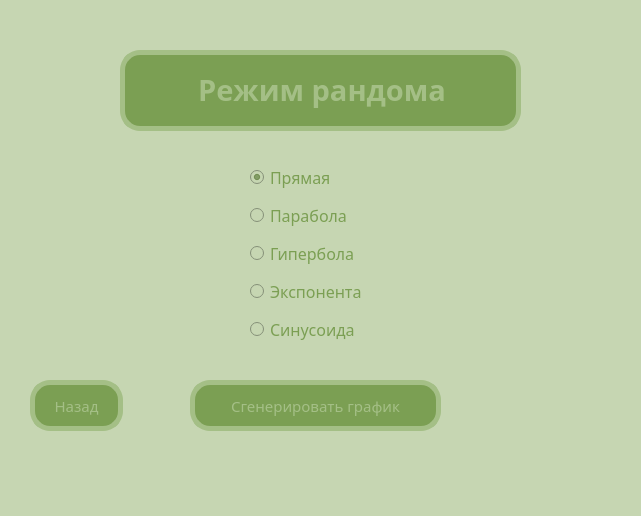
<?xml version="1.0" encoding="UTF-8"?>
<ui version="4.0">
 <class>RandW</class>
 <widget class="QMainWindow" name="RandW">
  <property name="geometry">
   <rect>
    <x>0</x>
    <y>0</y>
    <width>641</width>
    <height>516</height>
   </rect>
  </property>
  <property name="minimumSize">
   <size>
    <width>641</width>
    <height>516</height>
   </size>
  </property>
  <property name="maximumSize">
   <size>
    <width>641</width>
    <height>516</height>
   </size>
  </property>
  <property name="windowTitle">
   <string>Режим рандома</string>
  </property>
  <property name="windowIcon">
   <iconset>
    <normaloff>965949.160.webp</normaloff>965949.160.webp</iconset>
  </property>
  <property name="styleSheet">
   <string notr="true">background-color: rgb(198, 214, 178);</string>
  </property>
  <widget class="QWidget" name="centralwidget">
   <widget class="QLabel" name="label">
    <property name="geometry">
     <rect>
      <x>120</x>
      <y>50</y>
      <width>401</width>
      <height>81</height>
     </rect>
    </property>
    <property name="font">
     <font>
      <family>Franklin Gothic Heavy</family>
     </font>
    </property>
    <property name="styleSheet">
     <string notr="true">background-color: rgb(123, 159, 83);
border: 5px;
border-style: solid;
border-radius: 20px;
border-color: rgb(164, 191, 134);
color: rgb(164, 191, 134);</string>
    </property>
    <property name="text">
     <string>&lt;html&gt;&lt;head/&gt;&lt;body&gt;&lt;p align=&quot;center&quot;&gt;&lt;span style=&quot; font-size:22pt; font-weight:600;&quot;&gt;Режим рандома&lt;/span&gt;&lt;/p&gt;&lt;/body&gt;&lt;/html&gt;</string>
    </property>
   </widget>
   <widget class="QPushButton" name="RRButtonGen">
    <property name="geometry">
     <rect>
      <x>190</x>
      <y>380</y>
      <width>251</width>
      <height>51</height>
     </rect>
    </property>
    <property name="font">
     <font>
      <family>Franklin Gothic Heavy</family>
      <pointsize>11</pointsize>
     </font>
    </property>
    <property name="styleSheet">
     <string notr="true">border: 5px;
border-style: solid;
border-radius: 20px;
background-color: rgb(123, 159, 83);
color: rgb(255, 255, 255);
border-color: rgb(164, 191, 134);
color: rgb(164, 191, 134);</string>
    </property>
    <property name="text">
     <string>Сгенерировать график</string>
    </property>
   </widget>
   <widget class="QWidget" name="layoutWidget">
    <property name="geometry">
     <rect>
      <x>250</x>
      <y>160</y>
      <width>211</width>
      <height>191</height>
     </rect>
    </property>
    <property name="palette">
     <palette>
      <active>
       <colorrole role="WindowText">
        <brush brushstyle="SolidPattern">
         <color alpha="255">
          <red>123</red>
          <green>159</green>
          <blue>83</blue>
         </color>
        </brush>
       </colorrole>
       <colorrole role="Button">
        <brush brushstyle="SolidPattern">
         <color alpha="255">
          <red>198</red>
          <green>214</green>
          <blue>178</blue>
         </color>
        </brush>
       </colorrole>
       <colorrole role="Text">
        <brush brushstyle="SolidPattern">
         <color alpha="255">
          <red>123</red>
          <green>159</green>
          <blue>83</blue>
         </color>
        </brush>
       </colorrole>
       <colorrole role="Base">
        <brush brushstyle="SolidPattern">
         <color alpha="255">
          <red>198</red>
          <green>214</green>
          <blue>178</blue>
         </color>
        </brush>
       </colorrole>
       <colorrole role="Window">
        <brush brushstyle="SolidPattern">
         <color alpha="255">
          <red>198</red>
          <green>214</green>
          <blue>178</blue>
         </color>
        </brush>
       </colorrole>
      </active>
      <inactive>
       <colorrole role="WindowText">
        <brush brushstyle="SolidPattern">
         <color alpha="255">
          <red>123</red>
          <green>159</green>
          <blue>83</blue>
         </color>
        </brush>
       </colorrole>
       <colorrole role="Button">
        <brush brushstyle="SolidPattern">
         <color alpha="255">
          <red>198</red>
          <green>214</green>
          <blue>178</blue>
         </color>
        </brush>
       </colorrole>
       <colorrole role="Text">
        <brush brushstyle="SolidPattern">
         <color alpha="255">
          <red>123</red>
          <green>159</green>
          <blue>83</blue>
         </color>
        </brush>
       </colorrole>
       <colorrole role="Base">
        <brush brushstyle="SolidPattern">
         <color alpha="255">
          <red>198</red>
          <green>214</green>
          <blue>178</blue>
         </color>
        </brush>
       </colorrole>
       <colorrole role="Window">
        <brush brushstyle="SolidPattern">
         <color alpha="255">
          <red>198</red>
          <green>214</green>
          <blue>178</blue>
         </color>
        </brush>
       </colorrole>
      </inactive>
      <disabled>
       <colorrole role="WindowText">
        <brush brushstyle="SolidPattern">
         <color alpha="255">
          <red>120</red>
          <green>120</green>
          <blue>120</blue>
         </color>
        </brush>
       </colorrole>
       <colorrole role="Button">
        <brush brushstyle="SolidPattern">
         <color alpha="255">
          <red>198</red>
          <green>214</green>
          <blue>178</blue>
         </color>
        </brush>
       </colorrole>
       <colorrole role="Text">
        <brush brushstyle="SolidPattern">
         <color alpha="255">
          <red>120</red>
          <green>120</green>
          <blue>120</blue>
         </color>
        </brush>
       </colorrole>
       <colorrole role="Base">
        <brush brushstyle="SolidPattern">
         <color alpha="255">
          <red>198</red>
          <green>214</green>
          <blue>178</blue>
         </color>
        </brush>
       </colorrole>
       <colorrole role="Window">
        <brush brushstyle="SolidPattern">
         <color alpha="255">
          <red>198</red>
          <green>214</green>
          <blue>178</blue>
         </color>
        </brush>
       </colorrole>
      </disabled>
     </palette>
    </property>
    <property name="font">
     <font>
      <family>Franklin Gothic Heavy</family>
      <pointsize>12</pointsize>
     </font>
    </property>
    <layout class="QVBoxLayout" name="verticalLayout">
     <item>
      <widget class="QRadioButton" name="RR1button">
       <property name="palette">
        <palette>
         <active>
          <colorrole role="WindowText">
           <brush brushstyle="SolidPattern">
            <color alpha="255">
             <red>123</red>
             <green>159</green>
             <blue>83</blue>
            </color>
           </brush>
          </colorrole>
          <colorrole role="Button">
           <brush brushstyle="SolidPattern">
            <color alpha="255">
             <red>198</red>
             <green>214</green>
             <blue>178</blue>
            </color>
           </brush>
          </colorrole>
          <colorrole role="Text">
           <brush brushstyle="SolidPattern">
            <color alpha="255">
             <red>123</red>
             <green>159</green>
             <blue>83</blue>
            </color>
           </brush>
          </colorrole>
          <colorrole role="Base">
           <brush brushstyle="SolidPattern">
            <color alpha="255">
             <red>198</red>
             <green>214</green>
             <blue>178</blue>
            </color>
           </brush>
          </colorrole>
          <colorrole role="Window">
           <brush brushstyle="SolidPattern">
            <color alpha="255">
             <red>198</red>
             <green>214</green>
             <blue>178</blue>
            </color>
           </brush>
          </colorrole>
         </active>
         <inactive>
          <colorrole role="WindowText">
           <brush brushstyle="SolidPattern">
            <color alpha="255">
             <red>123</red>
             <green>159</green>
             <blue>83</blue>
            </color>
           </brush>
          </colorrole>
          <colorrole role="Button">
           <brush brushstyle="SolidPattern">
            <color alpha="255">
             <red>198</red>
             <green>214</green>
             <blue>178</blue>
            </color>
           </brush>
          </colorrole>
          <colorrole role="Text">
           <brush brushstyle="SolidPattern">
            <color alpha="255">
             <red>123</red>
             <green>159</green>
             <blue>83</blue>
            </color>
           </brush>
          </colorrole>
          <colorrole role="Base">
           <brush brushstyle="SolidPattern">
            <color alpha="255">
             <red>198</red>
             <green>214</green>
             <blue>178</blue>
            </color>
           </brush>
          </colorrole>
          <colorrole role="Window">
           <brush brushstyle="SolidPattern">
            <color alpha="255">
             <red>198</red>
             <green>214</green>
             <blue>178</blue>
            </color>
           </brush>
          </colorrole>
         </inactive>
         <disabled>
          <colorrole role="WindowText">
           <brush brushstyle="SolidPattern">
            <color alpha="255">
             <red>120</red>
             <green>120</green>
             <blue>120</blue>
            </color>
           </brush>
          </colorrole>
          <colorrole role="Button">
           <brush brushstyle="SolidPattern">
            <color alpha="255">
             <red>198</red>
             <green>214</green>
             <blue>178</blue>
            </color>
           </brush>
          </colorrole>
          <colorrole role="Text">
           <brush brushstyle="SolidPattern">
            <color alpha="255">
             <red>120</red>
             <green>120</green>
             <blue>120</blue>
            </color>
           </brush>
          </colorrole>
          <colorrole role="Base">
           <brush brushstyle="SolidPattern">
            <color alpha="255">
             <red>198</red>
             <green>214</green>
             <blue>178</blue>
            </color>
           </brush>
          </colorrole>
          <colorrole role="Window">
           <brush brushstyle="SolidPattern">
            <color alpha="255">
             <red>198</red>
             <green>214</green>
             <blue>178</blue>
            </color>
           </brush>
          </colorrole>
         </disabled>
        </palette>
       </property>
       <property name="font">
        <font>
         <family>Franklin Gothic Heavy</family>
         <pointsize>12</pointsize>
        </font>
       </property>
       <property name="text">
        <string>Прямая</string>
       </property>
       <property name="checked">
        <bool>true</bool>
       </property>
      </widget>
     </item>
     <item>
      <widget class="QRadioButton" name="RR2button">
       <property name="palette">
        <palette>
         <active>
          <colorrole role="WindowText">
           <brush brushstyle="SolidPattern">
            <color alpha="255">
             <red>123</red>
             <green>159</green>
             <blue>83</blue>
            </color>
           </brush>
          </colorrole>
          <colorrole role="Button">
           <brush brushstyle="SolidPattern">
            <color alpha="255">
             <red>198</red>
             <green>214</green>
             <blue>178</blue>
            </color>
           </brush>
          </colorrole>
          <colorrole role="Text">
           <brush brushstyle="SolidPattern">
            <color alpha="255">
             <red>123</red>
             <green>159</green>
             <blue>83</blue>
            </color>
           </brush>
          </colorrole>
          <colorrole role="Base">
           <brush brushstyle="SolidPattern">
            <color alpha="255">
             <red>198</red>
             <green>214</green>
             <blue>178</blue>
            </color>
           </brush>
          </colorrole>
          <colorrole role="Window">
           <brush brushstyle="SolidPattern">
            <color alpha="255">
             <red>198</red>
             <green>214</green>
             <blue>178</blue>
            </color>
           </brush>
          </colorrole>
         </active>
         <inactive>
          <colorrole role="WindowText">
           <brush brushstyle="SolidPattern">
            <color alpha="255">
             <red>123</red>
             <green>159</green>
             <blue>83</blue>
            </color>
           </brush>
          </colorrole>
          <colorrole role="Button">
           <brush brushstyle="SolidPattern">
            <color alpha="255">
             <red>198</red>
             <green>214</green>
             <blue>178</blue>
            </color>
           </brush>
          </colorrole>
          <colorrole role="Text">
           <brush brushstyle="SolidPattern">
            <color alpha="255">
             <red>123</red>
             <green>159</green>
             <blue>83</blue>
            </color>
           </brush>
          </colorrole>
          <colorrole role="Base">
           <brush brushstyle="SolidPattern">
            <color alpha="255">
             <red>198</red>
             <green>214</green>
             <blue>178</blue>
            </color>
           </brush>
          </colorrole>
          <colorrole role="Window">
           <brush brushstyle="SolidPattern">
            <color alpha="255">
             <red>198</red>
             <green>214</green>
             <blue>178</blue>
            </color>
           </brush>
          </colorrole>
         </inactive>
         <disabled>
          <colorrole role="WindowText">
           <brush brushstyle="SolidPattern">
            <color alpha="255">
             <red>120</red>
             <green>120</green>
             <blue>120</blue>
            </color>
           </brush>
          </colorrole>
          <colorrole role="Button">
           <brush brushstyle="SolidPattern">
            <color alpha="255">
             <red>198</red>
             <green>214</green>
             <blue>178</blue>
            </color>
           </brush>
          </colorrole>
          <colorrole role="Text">
           <brush brushstyle="SolidPattern">
            <color alpha="255">
             <red>120</red>
             <green>120</green>
             <blue>120</blue>
            </color>
           </brush>
          </colorrole>
          <colorrole role="Base">
           <brush brushstyle="SolidPattern">
            <color alpha="255">
             <red>198</red>
             <green>214</green>
             <blue>178</blue>
            </color>
           </brush>
          </colorrole>
          <colorrole role="Window">
           <brush brushstyle="SolidPattern">
            <color alpha="255">
             <red>198</red>
             <green>214</green>
             <blue>178</blue>
            </color>
           </brush>
          </colorrole>
         </disabled>
        </palette>
       </property>
       <property name="font">
        <font>
         <family>Franklin Gothic Heavy</family>
         <pointsize>12</pointsize>
        </font>
       </property>
       <property name="text">
        <string>Парабола</string>
       </property>
      </widget>
     </item>
     <item>
      <widget class="QRadioButton" name="RR3button">
       <property name="palette">
        <palette>
         <active>
          <colorrole role="WindowText">
           <brush brushstyle="SolidPattern">
            <color alpha="255">
             <red>123</red>
             <green>159</green>
             <blue>83</blue>
            </color>
           </brush>
          </colorrole>
          <colorrole role="Button">
           <brush brushstyle="SolidPattern">
            <color alpha="255">
             <red>198</red>
             <green>214</green>
             <blue>178</blue>
            </color>
           </brush>
          </colorrole>
          <colorrole role="Text">
           <brush brushstyle="SolidPattern">
            <color alpha="255">
             <red>123</red>
             <green>159</green>
             <blue>83</blue>
            </color>
           </brush>
          </colorrole>
          <colorrole role="Base">
           <brush brushstyle="SolidPattern">
            <color alpha="255">
             <red>198</red>
             <green>214</green>
             <blue>178</blue>
            </color>
           </brush>
          </colorrole>
          <colorrole role="Window">
           <brush brushstyle="SolidPattern">
            <color alpha="255">
             <red>198</red>
             <green>214</green>
             <blue>178</blue>
            </color>
           </brush>
          </colorrole>
         </active>
         <inactive>
          <colorrole role="WindowText">
           <brush brushstyle="SolidPattern">
            <color alpha="255">
             <red>123</red>
             <green>159</green>
             <blue>83</blue>
            </color>
           </brush>
          </colorrole>
          <colorrole role="Button">
           <brush brushstyle="SolidPattern">
            <color alpha="255">
             <red>198</red>
             <green>214</green>
             <blue>178</blue>
            </color>
           </brush>
          </colorrole>
          <colorrole role="Text">
           <brush brushstyle="SolidPattern">
            <color alpha="255">
             <red>123</red>
             <green>159</green>
             <blue>83</blue>
            </color>
           </brush>
          </colorrole>
          <colorrole role="Base">
           <brush brushstyle="SolidPattern">
            <color alpha="255">
             <red>198</red>
             <green>214</green>
             <blue>178</blue>
            </color>
           </brush>
          </colorrole>
          <colorrole role="Window">
           <brush brushstyle="SolidPattern">
            <color alpha="255">
             <red>198</red>
             <green>214</green>
             <blue>178</blue>
            </color>
           </brush>
          </colorrole>
         </inactive>
         <disabled>
          <colorrole role="WindowText">
           <brush brushstyle="SolidPattern">
            <color alpha="255">
             <red>120</red>
             <green>120</green>
             <blue>120</blue>
            </color>
           </brush>
          </colorrole>
          <colorrole role="Button">
           <brush brushstyle="SolidPattern">
            <color alpha="255">
             <red>198</red>
             <green>214</green>
             <blue>178</blue>
            </color>
           </brush>
          </colorrole>
          <colorrole role="Text">
           <brush brushstyle="SolidPattern">
            <color alpha="255">
             <red>120</red>
             <green>120</green>
             <blue>120</blue>
            </color>
           </brush>
          </colorrole>
          <colorrole role="Base">
           <brush brushstyle="SolidPattern">
            <color alpha="255">
             <red>198</red>
             <green>214</green>
             <blue>178</blue>
            </color>
           </brush>
          </colorrole>
          <colorrole role="Window">
           <brush brushstyle="SolidPattern">
            <color alpha="255">
             <red>198</red>
             <green>214</green>
             <blue>178</blue>
            </color>
           </brush>
          </colorrole>
         </disabled>
        </palette>
       </property>
       <property name="font">
        <font>
         <family>Franklin Gothic Heavy</family>
         <pointsize>12</pointsize>
        </font>
       </property>
       <property name="text">
        <string>Гипербола</string>
       </property>
      </widget>
     </item>
     <item>
      <widget class="QRadioButton" name="RR4button">
       <property name="palette">
        <palette>
         <active>
          <colorrole role="WindowText">
           <brush brushstyle="SolidPattern">
            <color alpha="255">
             <red>123</red>
             <green>159</green>
             <blue>83</blue>
            </color>
           </brush>
          </colorrole>
          <colorrole role="Button">
           <brush brushstyle="SolidPattern">
            <color alpha="255">
             <red>198</red>
             <green>214</green>
             <blue>178</blue>
            </color>
           </brush>
          </colorrole>
          <colorrole role="Text">
           <brush brushstyle="SolidPattern">
            <color alpha="255">
             <red>123</red>
             <green>159</green>
             <blue>83</blue>
            </color>
           </brush>
          </colorrole>
          <colorrole role="Base">
           <brush brushstyle="SolidPattern">
            <color alpha="255">
             <red>198</red>
             <green>214</green>
             <blue>178</blue>
            </color>
           </brush>
          </colorrole>
          <colorrole role="Window">
           <brush brushstyle="SolidPattern">
            <color alpha="255">
             <red>198</red>
             <green>214</green>
             <blue>178</blue>
            </color>
           </brush>
          </colorrole>
         </active>
         <inactive>
          <colorrole role="WindowText">
           <brush brushstyle="SolidPattern">
            <color alpha="255">
             <red>123</red>
             <green>159</green>
             <blue>83</blue>
            </color>
           </brush>
          </colorrole>
          <colorrole role="Button">
           <brush brushstyle="SolidPattern">
            <color alpha="255">
             <red>198</red>
             <green>214</green>
             <blue>178</blue>
            </color>
           </brush>
          </colorrole>
          <colorrole role="Text">
           <brush brushstyle="SolidPattern">
            <color alpha="255">
             <red>123</red>
             <green>159</green>
             <blue>83</blue>
            </color>
           </brush>
          </colorrole>
          <colorrole role="Base">
           <brush brushstyle="SolidPattern">
            <color alpha="255">
             <red>198</red>
             <green>214</green>
             <blue>178</blue>
            </color>
           </brush>
          </colorrole>
          <colorrole role="Window">
           <brush brushstyle="SolidPattern">
            <color alpha="255">
             <red>198</red>
             <green>214</green>
             <blue>178</blue>
            </color>
           </brush>
          </colorrole>
         </inactive>
         <disabled>
          <colorrole role="WindowText">
           <brush brushstyle="SolidPattern">
            <color alpha="255">
             <red>120</red>
             <green>120</green>
             <blue>120</blue>
            </color>
           </brush>
          </colorrole>
          <colorrole role="Button">
           <brush brushstyle="SolidPattern">
            <color alpha="255">
             <red>198</red>
             <green>214</green>
             <blue>178</blue>
            </color>
           </brush>
          </colorrole>
          <colorrole role="Text">
           <brush brushstyle="SolidPattern">
            <color alpha="255">
             <red>120</red>
             <green>120</green>
             <blue>120</blue>
            </color>
           </brush>
          </colorrole>
          <colorrole role="Base">
           <brush brushstyle="SolidPattern">
            <color alpha="255">
             <red>198</red>
             <green>214</green>
             <blue>178</blue>
            </color>
           </brush>
          </colorrole>
          <colorrole role="Window">
           <brush brushstyle="SolidPattern">
            <color alpha="255">
             <red>198</red>
             <green>214</green>
             <blue>178</blue>
            </color>
           </brush>
          </colorrole>
         </disabled>
        </palette>
       </property>
       <property name="font">
        <font>
         <family>Franklin Gothic Heavy</family>
         <pointsize>12</pointsize>
        </font>
       </property>
       <property name="text">
        <string>Экспонента</string>
       </property>
      </widget>
     </item>
     <item>
      <widget class="QRadioButton" name="RR5button">
       <property name="palette">
        <palette>
         <active>
          <colorrole role="WindowText">
           <brush brushstyle="SolidPattern">
            <color alpha="255">
             <red>123</red>
             <green>159</green>
             <blue>83</blue>
            </color>
           </brush>
          </colorrole>
          <colorrole role="Button">
           <brush brushstyle="SolidPattern">
            <color alpha="255">
             <red>198</red>
             <green>214</green>
             <blue>178</blue>
            </color>
           </brush>
          </colorrole>
          <colorrole role="Text">
           <brush brushstyle="SolidPattern">
            <color alpha="255">
             <red>123</red>
             <green>159</green>
             <blue>83</blue>
            </color>
           </brush>
          </colorrole>
          <colorrole role="Base">
           <brush brushstyle="SolidPattern">
            <color alpha="255">
             <red>198</red>
             <green>214</green>
             <blue>178</blue>
            </color>
           </brush>
          </colorrole>
          <colorrole role="Window">
           <brush brushstyle="SolidPattern">
            <color alpha="255">
             <red>198</red>
             <green>214</green>
             <blue>178</blue>
            </color>
           </brush>
          </colorrole>
         </active>
         <inactive>
          <colorrole role="WindowText">
           <brush brushstyle="SolidPattern">
            <color alpha="255">
             <red>123</red>
             <green>159</green>
             <blue>83</blue>
            </color>
           </brush>
          </colorrole>
          <colorrole role="Button">
           <brush brushstyle="SolidPattern">
            <color alpha="255">
             <red>198</red>
             <green>214</green>
             <blue>178</blue>
            </color>
           </brush>
          </colorrole>
          <colorrole role="Text">
           <brush brushstyle="SolidPattern">
            <color alpha="255">
             <red>123</red>
             <green>159</green>
             <blue>83</blue>
            </color>
           </brush>
          </colorrole>
          <colorrole role="Base">
           <brush brushstyle="SolidPattern">
            <color alpha="255">
             <red>198</red>
             <green>214</green>
             <blue>178</blue>
            </color>
           </brush>
          </colorrole>
          <colorrole role="Window">
           <brush brushstyle="SolidPattern">
            <color alpha="255">
             <red>198</red>
             <green>214</green>
             <blue>178</blue>
            </color>
           </brush>
          </colorrole>
         </inactive>
         <disabled>
          <colorrole role="WindowText">
           <brush brushstyle="SolidPattern">
            <color alpha="255">
             <red>120</red>
             <green>120</green>
             <blue>120</blue>
            </color>
           </brush>
          </colorrole>
          <colorrole role="Button">
           <brush brushstyle="SolidPattern">
            <color alpha="255">
             <red>198</red>
             <green>214</green>
             <blue>178</blue>
            </color>
           </brush>
          </colorrole>
          <colorrole role="Text">
           <brush brushstyle="SolidPattern">
            <color alpha="255">
             <red>120</red>
             <green>120</green>
             <blue>120</blue>
            </color>
           </brush>
          </colorrole>
          <colorrole role="Base">
           <brush brushstyle="SolidPattern">
            <color alpha="255">
             <red>198</red>
             <green>214</green>
             <blue>178</blue>
            </color>
           </brush>
          </colorrole>
          <colorrole role="Window">
           <brush brushstyle="SolidPattern">
            <color alpha="255">
             <red>198</red>
             <green>214</green>
             <blue>178</blue>
            </color>
           </brush>
          </colorrole>
         </disabled>
        </palette>
       </property>
       <property name="font">
        <font>
         <family>Franklin Gothic Heavy</family>
         <pointsize>12</pointsize>
        </font>
       </property>
       <property name="text">
        <string>Синусоида</string>
       </property>
      </widget>
     </item>
    </layout>
   </widget>
   <widget class="QPushButton" name="pushButton">
    <property name="geometry">
     <rect>
      <x>30</x>
      <y>380</y>
      <width>93</width>
      <height>51</height>
     </rect>
    </property>
    <property name="font">
     <font>
      <family>Franklin Gothic Heavy</family>
      <pointsize>11</pointsize>
     </font>
    </property>
    <property name="styleSheet">
     <string notr="true">border: 5px;
border-style: solid;
border-radius: 20px;
background-color: rgb(123, 159, 83);
color: rgb(255, 255, 255);
border-color: rgb(164, 191, 134);
color: rgb(164, 191, 134);</string>
    </property>
    <property name="text">
     <string>Назад</string>
    </property>
   </widget>
  </widget>
  <widget class="QStatusBar" name="statusbar"/>
  <action name="actionSave">
   <property name="text">
    <string>Save</string>
   </property>
  </action>
  <action name="actionOpen">
   <property name="text">
    <string>Open</string>
   </property>
  </action>
 </widget>
 <resources/>
 <connections/>
</ui>
